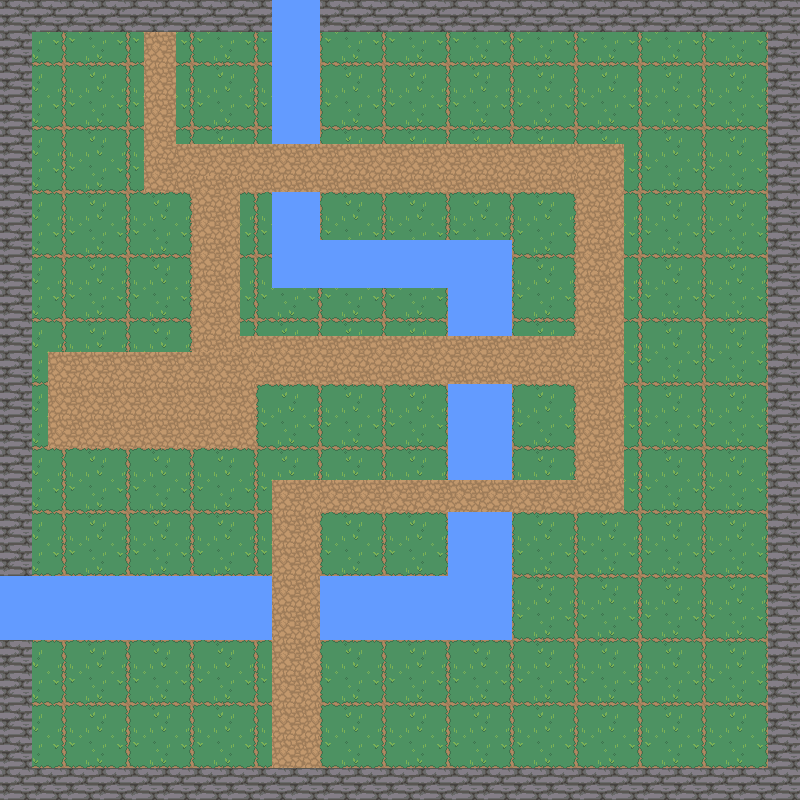

A 2D game scene composited from a Tiled map and its tileset images. What follows is a short description and the map's XML, with each tile layer's data collapsed to a summary:
An orthogonal 50x50 tile map with 16x16 px tiles, 3 tile layers (background, walls, path) and 1 object (player).

<map version="1.9" tiledversion="1.9.2" orientation="orthogonal" renderorder="right-down" width="50" height="50" tilewidth="16" tileheight="16" infinite="0" nextlayerid="5" nextobjectid="41">
 <tileset firstgid="1" source="nature.tsx" />
 <layer id="1" name="background" width="50" height="50">
  <data>[2500 cells, 2500 non-empty, 16 distinct tile ids]</data>
 </layer>
 <layer id="2" name="walls" width="50" height="50">
  <properties>
   <property name="Type" value="collision" />
  </properties>
  <data>[2500 cells, 660 non-empty, 8 distinct tile ids]</data>
 </layer>
 <layer id="3" name="path" width="50" height="50">
  <data>[2500 cells, 419 non-empty, 4 distinct tile ids]</data>
 </layer>
 <objectgroup id="4" name="Objects">
  <object id="1" name="player" x="226.878" y="359.734">
   <point />
  </object>
 </objectgroup>
</map>
